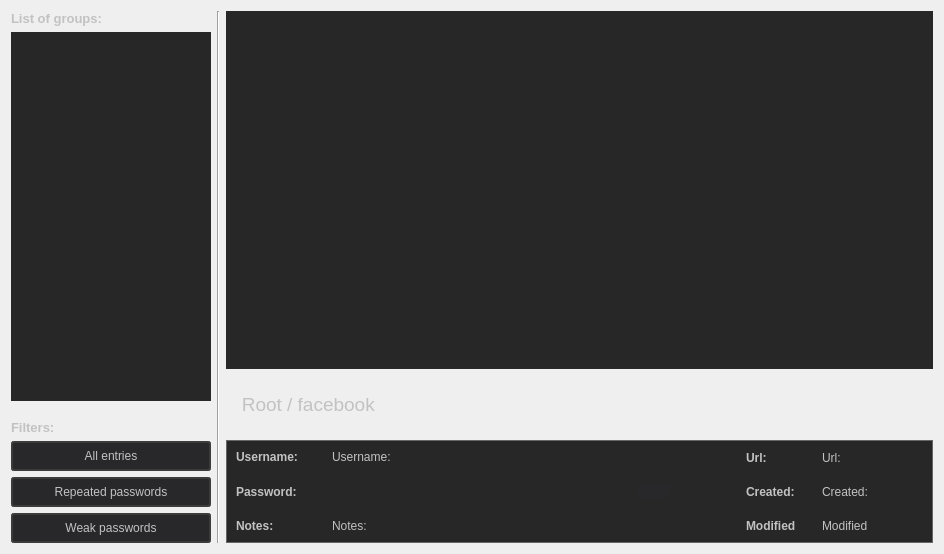
<?xml version="1.0" encoding="UTF-8"?>
<ui version="4.0">
 <class>DatabaseWidget</class>
 <widget class="QWidget" name="DatabaseWidget">
  <property name="geometry">
   <rect>
    <x>0</x>
    <y>0</y>
    <width>944</width>
    <height>554</height>
   </rect>
  </property>
  <property name="windowTitle">
   <string>Form</string>
  </property>
  <layout class="QHBoxLayout" name="horizontalLayout_8">
   <item>
    <layout class="QVBoxLayout" name="verticalLayout_4">
     <item>
      <widget class="QLabel" name="label_6">
       <property name="font">
        <font>
         <pointsize>10</pointsize>
         <bold>true</bold>
        </font>
       </property>
       <property name="styleSheet">
        <string notr="true">color: rgb(194, 194, 194);</string>
       </property>
       <property name="text">
        <string>List of groups:</string>
       </property>
      </widget>
     </item>
     <item>
      <widget class="QListView" name="listView">
       <property name="sizePolicy">
        <sizepolicy hsizetype="Fixed" vsizetype="Expanding">
         <horstretch>150</horstretch>
         <verstretch>0</verstretch>
        </sizepolicy>
       </property>
       <property name="maximumSize">
        <size>
         <width>200</width>
         <height>16777215</height>
        </size>
       </property>
       <property name="styleSheet">
        <string notr="true">QListView {
           border-style: none;
           background-color: rgb(39, 39, 39);
		   color: rgb(194, 194, 194);
        }

        QListView::item {
            background-color: rgb(39, 39, 39);
           	border-bottom: 1px solid #DDDDDD;
			color: rgb(194, 194, 194);
			padding-top: 3px;
			padding-bottom: 3px;
        }
        QListView::item:selected {
           background-color: rgb(0, 85, 0);
        }

QListView:focus {
           outline: 1px solid transparent;
       }</string>
       </property>
      </widget>
     </item>
     <item>
      <spacer name="verticalSpacer_7">
       <property name="orientation">
        <enum>Qt::Vertical</enum>
       </property>
       <property name="sizeType">
        <enum>QSizePolicy::Fixed</enum>
       </property>
       <property name="sizeHint" stdset="0">
        <size>
         <width>20</width>
         <height>13</height>
        </size>
       </property>
      </spacer>
     </item>
     <item>
      <widget class="QLabel" name="label_5">
       <property name="font">
        <font>
         <pointsize>10</pointsize>
         <bold>true</bold>
        </font>
       </property>
       <property name="styleSheet">
        <string notr="true">color: rgb(194, 194, 194);</string>
       </property>
       <property name="text">
        <string>Filters:</string>
       </property>
      </widget>
     </item>
     <item>
      <widget class="QPushButton" name="pushButton_all">
       <property name="minimumSize">
        <size>
         <width>0</width>
         <height>30</height>
        </size>
       </property>
       <property name="styleSheet">
        <string notr="true">QPushButton
{
	background-color: rgb(40, 40, 43);
	color: rgb(194, 194, 194);
	border-style: solid;
	border-width: 2px;
	border-color: rgb(59, 59, 59);
	border-radius: 3px;
}

QPushButton::hover
{
	border-color: rgb(38, 38, 38);
}

QPushButton::pressed
{
	background-color: rgb(26, 26, 26);
	border: none;
}</string>
       </property>
       <property name="text">
        <string>All entries</string>
       </property>
      </widget>
     </item>
     <item>
      <widget class="QPushButton" name="RepeatedPasswordButton">
       <property name="minimumSize">
        <size>
         <width>0</width>
         <height>30</height>
        </size>
       </property>
       <property name="styleSheet">
        <string notr="true">QPushButton
{
	background-color: rgb(40, 40, 43);
	color: rgb(194, 194, 194);
	border-style: solid;
	border-width: 2px;
	border-color: rgb(59, 59, 59);
	border-radius: 3px;
}

QPushButton::hover
{
	border-color: rgb(38, 38, 38);
}

QPushButton::pressed
{
	background-color: rgb(26, 26, 26);
	border: none;
}</string>
       </property>
       <property name="text">
        <string>Repeated passwords</string>
       </property>
      </widget>
     </item>
     <item>
      <widget class="QPushButton" name="pushButton_weak">
       <property name="minimumSize">
        <size>
         <width>0</width>
         <height>30</height>
        </size>
       </property>
       <property name="styleSheet">
        <string notr="true">QPushButton
{
	background-color: rgb(40, 40, 43);
	color: rgb(194, 194, 194);
	border-style: solid;
	border-width: 2px;
	border-color: rgb(59, 59, 59);
	border-radius: 3px;
}

QPushButton::hover
{
	border-color: rgb(38, 38, 38);
}

QPushButton::pressed
{
	background-color: rgb(26, 26, 26);
	border: none;
}</string>
       </property>
       <property name="text">
        <string>Weak passwords</string>
       </property>
      </widget>
     </item>
    </layout>
   </item>
   <item>
    <widget class="Line" name="line">
     <property name="orientation">
      <enum>Qt::Vertical</enum>
     </property>
    </widget>
   </item>
   <item>
    <layout class="QVBoxLayout" name="verticalLayout_3">
     <item>
      <widget class="QTableView" name="tableView">
       <property name="palette">
        <palette>
         <active>
          <colorrole role="WindowText">
           <brush brushstyle="SolidPattern">
            <color alpha="255">
             <red>194</red>
             <green>194</green>
             <blue>194</blue>
            </color>
           </brush>
          </colorrole>
          <colorrole role="Button">
           <brush brushstyle="SolidPattern">
            <color alpha="255">
             <red>39</red>
             <green>39</green>
             <blue>39</blue>
            </color>
           </brush>
          </colorrole>
          <colorrole role="Text">
           <brush brushstyle="SolidPattern">
            <color alpha="255">
             <red>194</red>
             <green>194</green>
             <blue>194</blue>
            </color>
           </brush>
          </colorrole>
          <colorrole role="ButtonText">
           <brush brushstyle="SolidPattern">
            <color alpha="255">
             <red>194</red>
             <green>194</green>
             <blue>194</blue>
            </color>
           </brush>
          </colorrole>
          <colorrole role="Base">
           <brush brushstyle="SolidPattern">
            <color alpha="255">
             <red>39</red>
             <green>39</green>
             <blue>39</blue>
            </color>
           </brush>
          </colorrole>
          <colorrole role="Window">
           <brush brushstyle="SolidPattern">
            <color alpha="255">
             <red>39</red>
             <green>39</green>
             <blue>39</blue>
            </color>
           </brush>
          </colorrole>
          <colorrole role="PlaceholderText">
           <brush brushstyle="SolidPattern">
            <color alpha="128">
             <red>194</red>
             <green>194</green>
             <blue>194</blue>
            </color>
           </brush>
          </colorrole>
         </active>
         <inactive>
          <colorrole role="WindowText">
           <brush brushstyle="SolidPattern">
            <color alpha="255">
             <red>194</red>
             <green>194</green>
             <blue>194</blue>
            </color>
           </brush>
          </colorrole>
          <colorrole role="Button">
           <brush brushstyle="SolidPattern">
            <color alpha="255">
             <red>39</red>
             <green>39</green>
             <blue>39</blue>
            </color>
           </brush>
          </colorrole>
          <colorrole role="Text">
           <brush brushstyle="SolidPattern">
            <color alpha="255">
             <red>194</red>
             <green>194</green>
             <blue>194</blue>
            </color>
           </brush>
          </colorrole>
          <colorrole role="ButtonText">
           <brush brushstyle="SolidPattern">
            <color alpha="255">
             <red>194</red>
             <green>194</green>
             <blue>194</blue>
            </color>
           </brush>
          </colorrole>
          <colorrole role="Base">
           <brush brushstyle="SolidPattern">
            <color alpha="255">
             <red>39</red>
             <green>39</green>
             <blue>39</blue>
            </color>
           </brush>
          </colorrole>
          <colorrole role="Window">
           <brush brushstyle="SolidPattern">
            <color alpha="255">
             <red>39</red>
             <green>39</green>
             <blue>39</blue>
            </color>
           </brush>
          </colorrole>
          <colorrole role="PlaceholderText">
           <brush brushstyle="SolidPattern">
            <color alpha="128">
             <red>194</red>
             <green>194</green>
             <blue>194</blue>
            </color>
           </brush>
          </colorrole>
         </inactive>
         <disabled>
          <colorrole role="WindowText">
           <brush brushstyle="SolidPattern">
            <color alpha="255">
             <red>194</red>
             <green>194</green>
             <blue>194</blue>
            </color>
           </brush>
          </colorrole>
          <colorrole role="Button">
           <brush brushstyle="SolidPattern">
            <color alpha="255">
             <red>39</red>
             <green>39</green>
             <blue>39</blue>
            </color>
           </brush>
          </colorrole>
          <colorrole role="Text">
           <brush brushstyle="SolidPattern">
            <color alpha="255">
             <red>194</red>
             <green>194</green>
             <blue>194</blue>
            </color>
           </brush>
          </colorrole>
          <colorrole role="ButtonText">
           <brush brushstyle="SolidPattern">
            <color alpha="255">
             <red>194</red>
             <green>194</green>
             <blue>194</blue>
            </color>
           </brush>
          </colorrole>
          <colorrole role="Base">
           <brush brushstyle="SolidPattern">
            <color alpha="255">
             <red>39</red>
             <green>39</green>
             <blue>39</blue>
            </color>
           </brush>
          </colorrole>
          <colorrole role="Window">
           <brush brushstyle="SolidPattern">
            <color alpha="255">
             <red>39</red>
             <green>39</green>
             <blue>39</blue>
            </color>
           </brush>
          </colorrole>
          <colorrole role="PlaceholderText">
           <brush brushstyle="SolidPattern">
            <color alpha="128">
             <red>194</red>
             <green>194</green>
             <blue>194</blue>
            </color>
           </brush>
          </colorrole>
         </disabled>
        </palette>
       </property>
       <property name="styleSheet">
        <string notr="true">QTableView
{
background-color: rgb(39, 39, 39);
color: rgb(194, 194, 194);
border-style: none;
}
QHeaderView::up-arrow { image: url(:/Icons/up-arrow-angle.png); subcontrol-position: right;}

QHeaderView::down-arrow { image: url(:/Icons/down-arrow.png); subcontrol-position: right;}

QHeaderView::section 
{
background-color: rgba(45, 45, 45, 0.5); 
font-size: 18px;
color: rgb(194, 194, 194);
}</string>
       </property>
      </widget>
     </item>
     <item>
      <spacer name="verticalSpacer_5">
       <property name="orientation">
        <enum>Qt::Vertical</enum>
       </property>
       <property name="sizeType">
        <enum>QSizePolicy::Fixed</enum>
       </property>
       <property name="sizeHint" stdset="0">
        <size>
         <width>20</width>
         <height>18</height>
        </size>
       </property>
      </spacer>
     </item>
     <item>
      <widget class="QLabel" name="gpup_name_label">
       <property name="font">
        <font>
         <pointsize>14</pointsize>
        </font>
       </property>
       <property name="styleSheet">
        <string notr="true">color: rgb(194, 194, 194);</string>
       </property>
       <property name="text">
        <string>   Root / facebook</string>
       </property>
      </widget>
     </item>
     <item>
      <spacer name="verticalSpacer_6">
       <property name="orientation">
        <enum>Qt::Vertical</enum>
       </property>
       <property name="sizeType">
        <enum>QSizePolicy::Fixed</enum>
       </property>
       <property name="sizeHint" stdset="0">
        <size>
         <width>20</width>
         <height>18</height>
        </size>
       </property>
      </spacer>
     </item>
     <item>
      <widget class="QGroupBox" name="groupBox">
       <property name="styleSheet">
        <string notr="true">QGroupBox
{
	 background-color: rgb(39, 39, 39);
	 border-width: 1px;
     border-style: solid;
     border-color: rgb(102, 102, 102);
}</string>
       </property>
       <property name="title">
        <string/>
       </property>
       <layout class="QHBoxLayout" name="horizontalLayout_7">
        <item>
         <layout class="QVBoxLayout" name="verticalLayout_2">
          <item>
           <layout class="QHBoxLayout" name="horizontalLayout">
            <item>
             <widget class="QLabel" name="username_label">
              <property name="sizePolicy">
               <sizepolicy hsizetype="Preferred" vsizetype="Preferred">
                <horstretch>0</horstretch>
                <verstretch>0</verstretch>
               </sizepolicy>
              </property>
              <property name="minimumSize">
               <size>
                <width>0</width>
                <height>0</height>
               </size>
              </property>
              <property name="maximumSize">
               <size>
                <width>90</width>
                <height>16777215</height>
               </size>
              </property>
              <property name="font">
               <font>
                <pointsize>9</pointsize>
                <bold>true</bold>
               </font>
              </property>
              <property name="styleSheet">
               <string notr="true">color: rgb(194, 194, 194);
background-color: rgb(39, 39, 39);</string>
              </property>
              <property name="text">
               <string>Username: </string>
              </property>
             </widget>
            </item>
            <item>
             <widget class="QLabel" name="username_label_2">
              <property name="font">
               <font>
                <pointsize>9</pointsize>
                <bold>false</bold>
               </font>
              </property>
              <property name="styleSheet">
               <string notr="true">color: rgb(194, 194, 194);
background-color: rgb(39, 39, 39);</string>
              </property>
              <property name="text">
               <string>Username: </string>
              </property>
             </widget>
            </item>
           </layout>
          </item>
          <item>
           <spacer name="verticalSpacer_3">
            <property name="orientation">
             <enum>Qt::Vertical</enum>
            </property>
            <property name="sizeType">
             <enum>QSizePolicy::Fixed</enum>
            </property>
            <property name="sizeHint" stdset="0">
             <size>
              <width>20</width>
              <height>13</height>
             </size>
            </property>
           </spacer>
          </item>
          <item>
           <layout class="QHBoxLayout" name="horizontalLayout_2">
            <item>
             <widget class="QLabel" name="password_label">
              <property name="minimumSize">
               <size>
                <width>90</width>
                <height>0</height>
               </size>
              </property>
              <property name="font">
               <font>
                <pointsize>9</pointsize>
                <bold>true</bold>
               </font>
              </property>
              <property name="styleSheet">
               <string notr="true">color: rgb(194, 194, 194);
background-color: rgb(39, 39, 39);</string>
              </property>
              <property name="text">
               <string>Password:</string>
              </property>
             </widget>
            </item>
            <item>
             <widget class="QLineEdit" name="password_lineEdit">
              <property name="minimumSize">
               <size>
                <width>300</width>
                <height>0</height>
               </size>
              </property>
              <property name="font">
               <font>
                <pointsize>10</pointsize>
               </font>
              </property>
              <property name="cursor">
               <cursorShape>ArrowCursor</cursorShape>
              </property>
              <property name="styleSheet">
               <string notr="true">QLineEdit
{
	background-color: rgb(39, 39, 39);
    border-style: none;
	color: rgb(194, 194, 194);
}</string>
              </property>
              <property name="echoMode">
               <enum>QLineEdit::Password</enum>
              </property>
              <property name="readOnly">
               <bool>true</bool>
              </property>
              <property name="clearButtonEnabled">
               <bool>false</bool>
              </property>
             </widget>
            </item>
            <item>
             <widget class="QPushButton" name="pass_button">
              <property name="styleSheet">
               <string notr="true">QPushButton
{
	background-color: rgb(40, 40, 43);
	color: rgb(194, 194, 194);
	border-style: none;
	border-width: 0px;
}

QPushButton::pressed
{
	background-color: rgb(26, 26, 26);
}</string>
              </property>
              <property name="text">
               <string/>
              </property>
             </widget>
            </item>
           </layout>
          </item>
          <item>
           <spacer name="verticalSpacer_4">
            <property name="orientation">
             <enum>Qt::Vertical</enum>
            </property>
            <property name="sizeType">
             <enum>QSizePolicy::Fixed</enum>
            </property>
            <property name="sizeHint" stdset="0">
             <size>
              <width>20</width>
              <height>13</height>
             </size>
            </property>
           </spacer>
          </item>
          <item>
           <layout class="QHBoxLayout" name="horizontalLayout_3">
            <item>
             <widget class="QLabel" name="notes_label">
              <property name="maximumSize">
               <size>
                <width>90</width>
                <height>16777215</height>
               </size>
              </property>
              <property name="font">
               <font>
                <pointsize>9</pointsize>
                <bold>true</bold>
               </font>
              </property>
              <property name="styleSheet">
               <string notr="true">color: rgb(194, 194, 194);
background-color: rgb(39, 39, 39);</string>
              </property>
              <property name="text">
               <string>Notes:</string>
              </property>
             </widget>
            </item>
            <item>
             <widget class="QLabel" name="notes_label_2">
              <property name="font">
               <font>
                <pointsize>9</pointsize>
                <bold>false</bold>
               </font>
              </property>
              <property name="styleSheet">
               <string notr="true">color: rgb(194, 194, 194);
background-color: rgb(39, 39, 39);</string>
              </property>
              <property name="text">
               <string>Notes:</string>
              </property>
             </widget>
            </item>
           </layout>
          </item>
         </layout>
        </item>
        <item>
         <spacer name="horizontalSpacer">
          <property name="orientation">
           <enum>Qt::Horizontal</enum>
          </property>
          <property name="sizeType">
           <enum>QSizePolicy::Fixed</enum>
          </property>
          <property name="sizeHint" stdset="0">
           <size>
            <width>70</width>
            <height>20</height>
           </size>
          </property>
         </spacer>
        </item>
        <item>
         <layout class="QVBoxLayout" name="verticalLayout">
          <item>
           <layout class="QHBoxLayout" name="horizontalLayout_4">
            <item>
             <widget class="QLabel" name="url_label">
              <property name="minimumSize">
               <size>
                <width>70</width>
                <height>0</height>
               </size>
              </property>
              <property name="font">
               <font>
                <pointsize>9</pointsize>
                <bold>true</bold>
               </font>
              </property>
              <property name="styleSheet">
               <string notr="true">color: rgb(194, 194, 194);
background-color: rgb(39, 39, 39);</string>
              </property>
              <property name="text">
               <string>Url:</string>
              </property>
             </widget>
            </item>
            <item>
             <widget class="QLabel" name="url_label_2">
              <property name="font">
               <font>
                <pointsize>9</pointsize>
                <bold>false</bold>
               </font>
              </property>
              <property name="styleSheet">
               <string notr="true">color: rgb(194, 194, 194);
background-color: rgb(39, 39, 39);</string>
              </property>
              <property name="text">
               <string>Url:</string>
              </property>
              <property name="openExternalLinks">
               <bool>true</bool>
              </property>
             </widget>
            </item>
           </layout>
          </item>
          <item>
           <spacer name="verticalSpacer">
            <property name="orientation">
             <enum>Qt::Vertical</enum>
            </property>
            <property name="sizeType">
             <enum>QSizePolicy::Fixed</enum>
            </property>
            <property name="sizeHint" stdset="0">
             <size>
              <width>20</width>
              <height>13</height>
             </size>
            </property>
           </spacer>
          </item>
          <item>
           <layout class="QHBoxLayout" name="horizontalLayout_5">
            <item>
             <widget class="QLabel" name="created_label">
              <property name="minimumSize">
               <size>
                <width>70</width>
                <height>0</height>
               </size>
              </property>
              <property name="font">
               <font>
                <pointsize>9</pointsize>
                <bold>true</bold>
               </font>
              </property>
              <property name="styleSheet">
               <string notr="true">color: rgb(194, 194, 194);
background-color: rgb(39, 39, 39);</string>
              </property>
              <property name="text">
               <string>Created:</string>
              </property>
             </widget>
            </item>
            <item>
             <widget class="QLabel" name="created_label_2">
              <property name="font">
               <font>
                <pointsize>9</pointsize>
                <bold>false</bold>
               </font>
              </property>
              <property name="styleSheet">
               <string notr="true">color: rgb(194, 194, 194);
background-color: rgb(39, 39, 39);</string>
              </property>
              <property name="text">
               <string>Created:</string>
              </property>
             </widget>
            </item>
           </layout>
          </item>
          <item>
           <spacer name="verticalSpacer_2">
            <property name="orientation">
             <enum>Qt::Vertical</enum>
            </property>
            <property name="sizeType">
             <enum>QSizePolicy::Fixed</enum>
            </property>
            <property name="sizeHint" stdset="0">
             <size>
              <width>20</width>
              <height>13</height>
             </size>
            </property>
           </spacer>
          </item>
          <item>
           <layout class="QHBoxLayout" name="horizontalLayout_6">
            <item>
             <widget class="QLabel" name="modified_label">
              <property name="minimumSize">
               <size>
                <width>70</width>
                <height>0</height>
               </size>
              </property>
              <property name="font">
               <font>
                <pointsize>9</pointsize>
                <bold>true</bold>
               </font>
              </property>
              <property name="styleSheet">
               <string notr="true">color: rgb(194, 194, 194);
background-color: rgb(39, 39, 39);</string>
              </property>
              <property name="text">
               <string>Modified</string>
              </property>
             </widget>
            </item>
            <item>
             <widget class="QLabel" name="modified_label_2">
              <property name="font">
               <font>
                <pointsize>9</pointsize>
                <bold>false</bold>
               </font>
              </property>
              <property name="styleSheet">
               <string notr="true">color: rgb(194, 194, 194);
background-color: rgb(39, 39, 39);</string>
              </property>
              <property name="text">
               <string>Modified</string>
              </property>
             </widget>
            </item>
           </layout>
          </item>
         </layout>
        </item>
        <item>
         <spacer name="horizontalSpacer_2">
          <property name="orientation">
           <enum>Qt::Horizontal</enum>
          </property>
          <property name="sizeHint" stdset="0">
           <size>
            <width>40</width>
            <height>20</height>
           </size>
          </property>
         </spacer>
        </item>
       </layout>
      </widget>
     </item>
    </layout>
   </item>
  </layout>
 </widget>
 <resources/>
 <connections/>
</ui>
